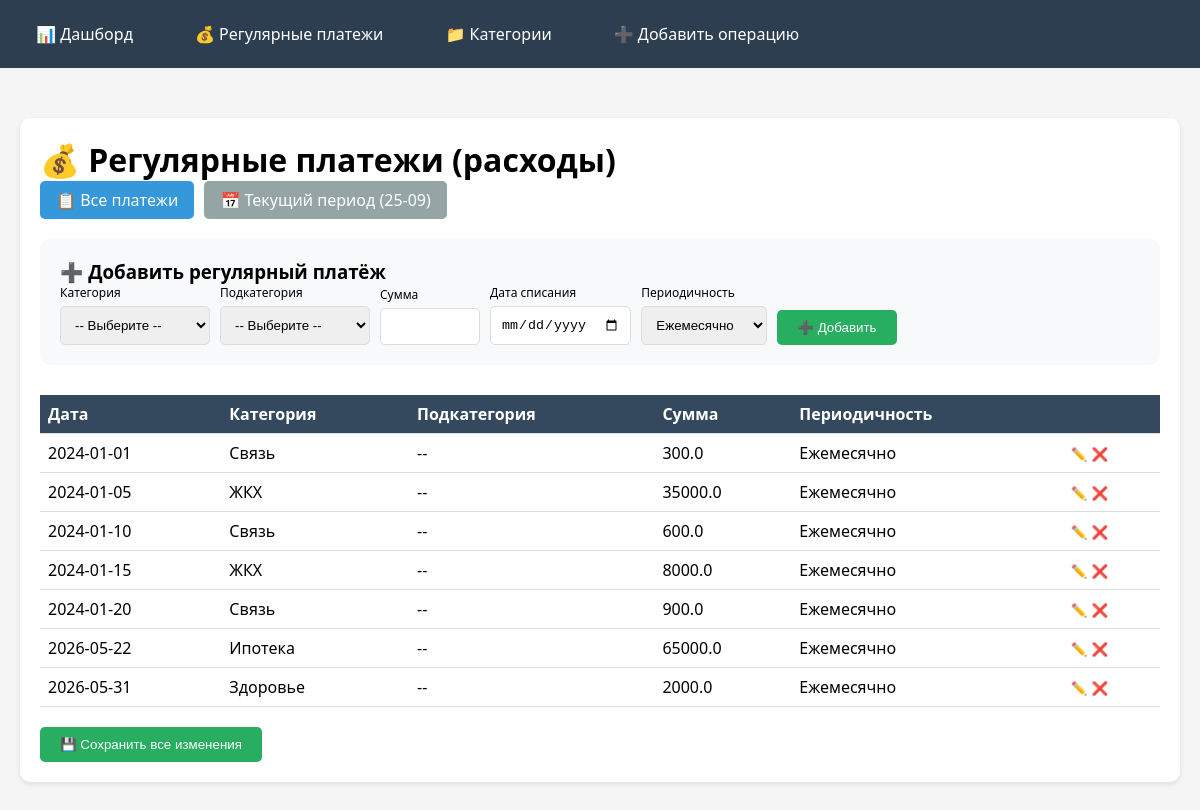
The app's page /regular, older data.
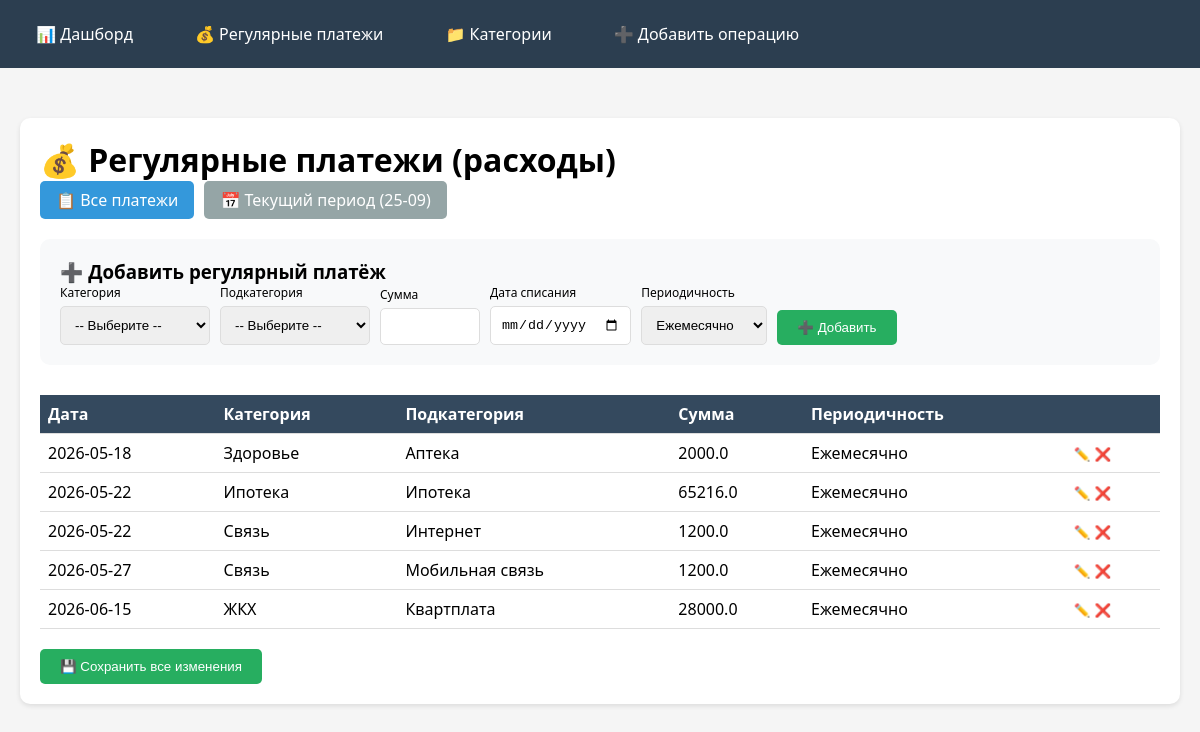
The same page, newer data.
### tables this page shows
CREATE TABLE regular_payments (
                id INTEGER PRIMARY KEY AUTOINCREMENT,
                amount REAL NOT NULL
            , day INTEGER DEFAULT 1, category TEXT DEFAULT "", subcategory TEXT DEFAULT "", interval TEXT DEFAULT "monthly");

### routes/regular.py (the view)
    @app.route('/regular')
    def regular():
        filter_type = request.args.get('filter', 'all')
        now = date.today()
        with get_db() as conn:
            expense_cats = {}
            expense_main = conn.execute('''
                SELECT * FROM categories WHERE parent_id IS NULL AND type = 'Расход' ORDER BY name
            ''').fetchall()
            for cat in expense_main:
                subcats = conn.execute('''
                    SELECT name FROM categories WHERE parent_id = ? ORDER BY name
                ''', (cat['id'],)).fetchall()
                expense_cats[cat['name']] = [s['name'] for s in subcats]
            if filter_type == 'current':
                if 10 <= now.day <= 24:
                    period_start, period_end = 10, 24
                else:
                    period_start, period_end = 25, 9
                payments = []
                all_payments = conn.execute(
                    'SELECT * FROM regular_payments ORDER BY day, category, subcategory').fetchall()
                for p in all_payments:
                    if p['day']:
                        payment_day = datetime.strptime(p['day'], '%Y-%m-%d').day
                        if period_start <= period_end:
                            if period_start <= payment_day <= period_end:
                                payments.append(p)
                        else:
                            if payment_day >= period_start or payment_day <= period_end:
                                payments.append(p)
            else:
                payments = conn.execute('SELECT * FROM regular_payments ORDER BY day, category, subcategory').fetchall()
        return render_template('regular.html', payments=payments, expense_categories=expense_cats,
                               filter_type=filter_type, now=now)

### database.py (called while the page is built)
def get_db():
    conn = sqlite3.connect('finance.db')
    conn.row_factory = sqlite3.Row
    return conn

### templates/regular.html (shortened to what this page needs)
{% extends "base.html" %}
{% block content %}
<div class="card">
    <h1>💰 Регулярные платежи (расходы)</h1>
    <div style="margin-bottom: 20px; display: flex; gap: 10px;">
        <a href="{{ url_for('regular', filter='all') }}"
           class="btn" style="{% if filter_type == 'all' %}background: #3498db;{% else %}background: #95a5a6;{% endif %} color: white; padding: 8px 16px; text-decoration: none; border-radius: 5px;">
            📋 Все платежи
        </a>
        <a href="{{ url_for('regular', filter='current') }}"
           class="btn" style="{% if filter_type == 'current' %}background: #3498db;{% else %}background: #95a5a6;{% endif %} color: white; padding: 8px 16px; text-decoration: none; border-radius: 5px;">
            📅 Текущий период ({% if 10 <= now.day <= 24 %}10-24{% else %}25-09{% endif %})
        </a>
    </div>
    <div style="margin-bottom: 30px; padding: 20px; background: #f8f9fa; border-radius: 10px;">
        <h3>➕ Добавить регулярный платёж</h3>
        <form method="POST" style="display: flex; gap: 10px; flex-wrap: wrap; align-items: flex-end;">
            <div>
                <label style="display: block; font-size: 12px;">Категория</label>
                <select name="add_category" id="add_category" required style="width: 150px;">
                    <option value="">-- Выберите --</option>
                </select>
            </div>
            <div>
                <label style="display: block; font-size: 12px;">Подкатегория</label>
                <select name="add_subcategory" id="add_subcategory" style="width: 150px;">
                    <option value="">-- Выберите --</option>
                </select>
            </div>
            <div>
                <label style="display: block; font-size: 12px;">Сумма</label>
                <input type="number" name="add_amount" step="0.01" required style="width: 100px;">
            </div>
            <div>
                <label style="display: block; font-size: 12px;">Дата списания</label>
                <input type="date" name="add_day" required>
            </div>
            <div>
                <label style="display: block; font-size: 12px;">Периодичность</label>
                <select name="add_interval">
                    <option value="monthly" selected>Ежемесячно</option>
                </select>
            </div>
            <div>
                <button type="submit" class="btn btn-success">➕ Добавить</button>
            </div>
        </form>
    </div>
    <form method="POST" id="mainForm">
        <table style="width:100%; border-collapse:collapse;">
            <thead>
                <tr><th style="text-align:left; padding:8px;">Дата</th>
                    <th style="text-align:left; padding:8px;">Категория</th>
                    <th style="text-align:left; padding:8px;">Подкатегория</th>
                    <th style="text-align:left; padding:8px;">Сумма</th>
                    <th style="text-align:left; padding:8px;">Периодичность</th>
                    <th style="text-align:left; padding:8px;"></th>
                </tr>
            </thead>
            <tbody>
                {% for p in payments %}
                <tr id="row-{{ p.id }}" class="payment-row">
                    <td style="padding:8px;" class="view-mode">
                        <span class="date-view">{{ p.day }}</span>
                    </td>
                    <td style="padding:8px;" class="view-mode">
                        <span class="category-view">{{ p.category or '--' }}</span>
                    </td>
                    <td style="padding:8px;" class="view-mode">
                        <span class="subcategory-view">{{ p.subcategory or '--' }}</span>
                    </td>
                    <td style="padding:8px;" class="view-mode">
                        <span class="amount-view">{{ p.amount }}</span>
                    </td>
                    <td style="padding:8px;" class="view-mode">
                        <span class="interval-view">
                            {% if p.interval == 'weekly' %}Еженедельно
                            {% elif p.interval == 'monthly' %}Ежемесячно
                            {% elif p.interval == 'yearly' %}Ежегодно
                            {% else %}{{ p.interval }}{% endif %}
                        </span>
                    </td>
                    <td style="padding:8px;">
                        <button type="button" class="edit-row-btn" data-id="{{ p.id }}" style="background:none; border:none; cursor:pointer;">✏️</button>
                        <button type="submit" name="delete_id" value="{{ p.id }}" class="delete" onclick="return confirm('Удалить?')" style="background:none; border:none; cursor:pointer; color:red;">❌</button>
                    </td>
                </tr>
                {% endfor %}
            </tbody>
        </table>
        <button type="submit" class="btn btn-success" style="margin-top:20px;" id="saveAllBtn">💾 Сохранить все изменения</button>
    </form>
</div>
{% endblock %}

### templates/base.html (shortened to what this page needs)
<!DOCTYPE html>
<html lang="ru">
<head>
    <link rel="stylesheet" href="{{ url_for('static', filename='css/style.css') }}">
</head>
<body>
    <div class="navbar">
        <div class="nav-container">
            <a href="{{ url_for('index') }}" class="nav-link">📊 Дашборд</a>
            <a href="{{ url_for('regular') }}" class="nav-link">💰 Регулярные платежи</a>
            <a href="{{ url_for('categories') }}" class="nav-link">📁 Категории</a>
            <a href="{{ url_for('add') }}" class="nav-link">➕ Добавить операцию</a>
        </div>
    </div>
    <div class="container">
        {% block content %}{% endblock %}
    </div>
</body>
</html>

### static/css/style.css (style rules this page uses)
* { margin: 0; padding: 0; box-sizing: border-box; }
body { font-family: 'Segoe UI', Tahoma, Geneva, Verdana, sans-serif; background: #f5f5f5; }
.container { max-width: 1400px; margin: 0 auto; padding: 20px; }
.navbar { background: #2c3e50; color: white; padding: 15px 0; margin-bottom: 30px; }
.nav-container { max-width: 1400px; margin: 0 auto; padding: 0 20px; display: flex; gap: 30px; flex-wrap: wrap; }
.nav-link { color: white; text-decoration: none; font-size: 16px; padding: 8px 16px; border-radius: 5px; transition: background 0.3s; }
.card { background: white; border-radius: 10px; padding: 20px; margin-bottom: 20px; box-shadow: 0 2px 5px rgba(0, 0, 0, 0.1); }
table { width: 100%; border-collapse: collapse; }
th, td { padding: 12px; text-align: left; border-bottom: 1px solid #ddd; }
th { background: #34495e; color: white; }
.btn { display: inline-block; background: #3498db; color: white; padding: 10px 20px; text-decoration: none; border-radius: 5px; border: none; cursor: pointer; transition: background 0.3s; }
.btn-success { background: #27ae60; }
.delete { color: #e74c3c; text-decoration: none; }
label { display: block; margin-bottom: 5px; font-weight: 500; }
input, select { width: 100%; padding: 10px; border: 1px solid #ddd; border-radius: 5px; }

Row changes from the older to the newer data that the page shows:
removed regular_payments: day "2024-01-01", category "Связь", subcategory "--", amount "300.0", interval "Ежемесячно", {{ p.id }} 14 (drawn)
removed regular_payments: day "2024-01-05", category "ЖКХ", subcategory "--", amount "35000.0", interval "Ежемесячно", {{ p.id }} 11 (drawn)
removed regular_payments: day "2024-01-10", category "Связь", subcategory "--", amount "600.0", interval "Ежемесячно", {{ p.id }} 15 (drawn)
removed regular_payments: day "2024-01-15", category "ЖКХ", subcategory "--", amount "8000.0", interval "Ежемесячно", {{ p.id }} 12 (drawn)
removed regular_payments: day "2024-01-20", category "Связь", subcategory "--", amount "900.0", interval "Ежемесячно", {{ p.id }} 13 (drawn)
removed regular_payments: day "2026-05-22", category "Ипотека", subcategory "--", amount "65000.0", interval "Ежемесячно", {{ p.id }} 17 (drawn)
removed regular_payments: day "2026-05-31", category "Здоровье", subcategory "--", amount "2000.0", interval "Ежемесячно", {{ p.id }} 18 (drawn)
added regular_payments: day "2026-05-18", category "Здоровье", subcategory "Аптека", amount "2000.0", interval "Ежемесячно", {{ p.id }} 20 (drawn)
added regular_payments: day "2026-05-22", category "Ипотека", subcategory "Ипотека", amount "65216.0", interval "Ежемесячно", {{ p.id }} 21 (drawn)
added regular_payments: day "2026-05-22", category "Связь", subcategory "Интернет", amount "1200.0", interval "Ежемесячно", {{ p.id }} 19 (drawn)
added regular_payments: day "2026-05-27", category "Связь", subcategory "Мобильная связь", amount "1200.0", interval "Ежемесячно", {{ p.id }} 23 (drawn)
added regular_payments: day "2026-06-15", category "ЖКХ", subcategory "Квартплата", amount "28000.0", interval "Ежемесячно", {{ p.id }} 22 (drawn)
